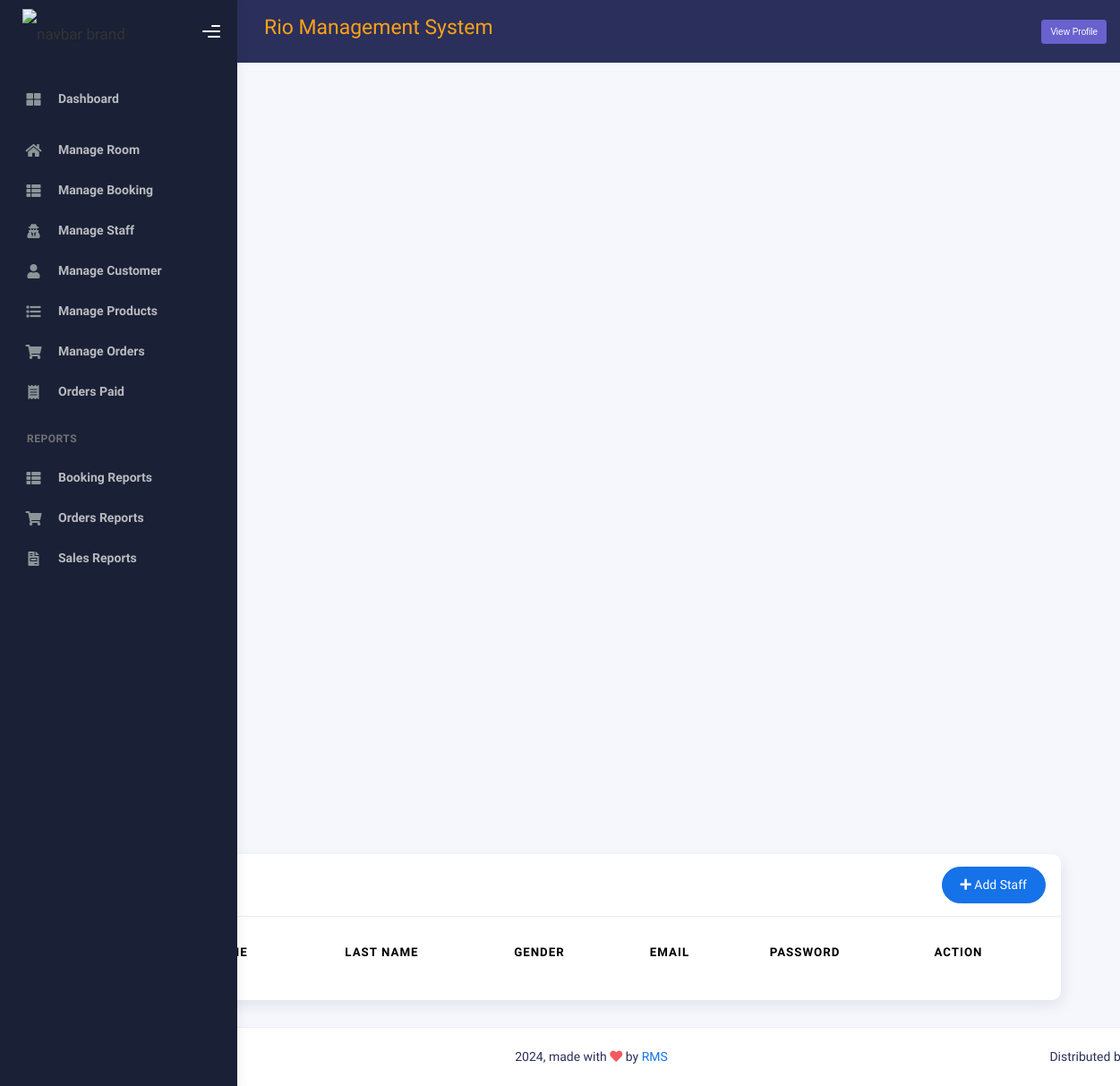
Before: /admin/staff.php with the older database file.
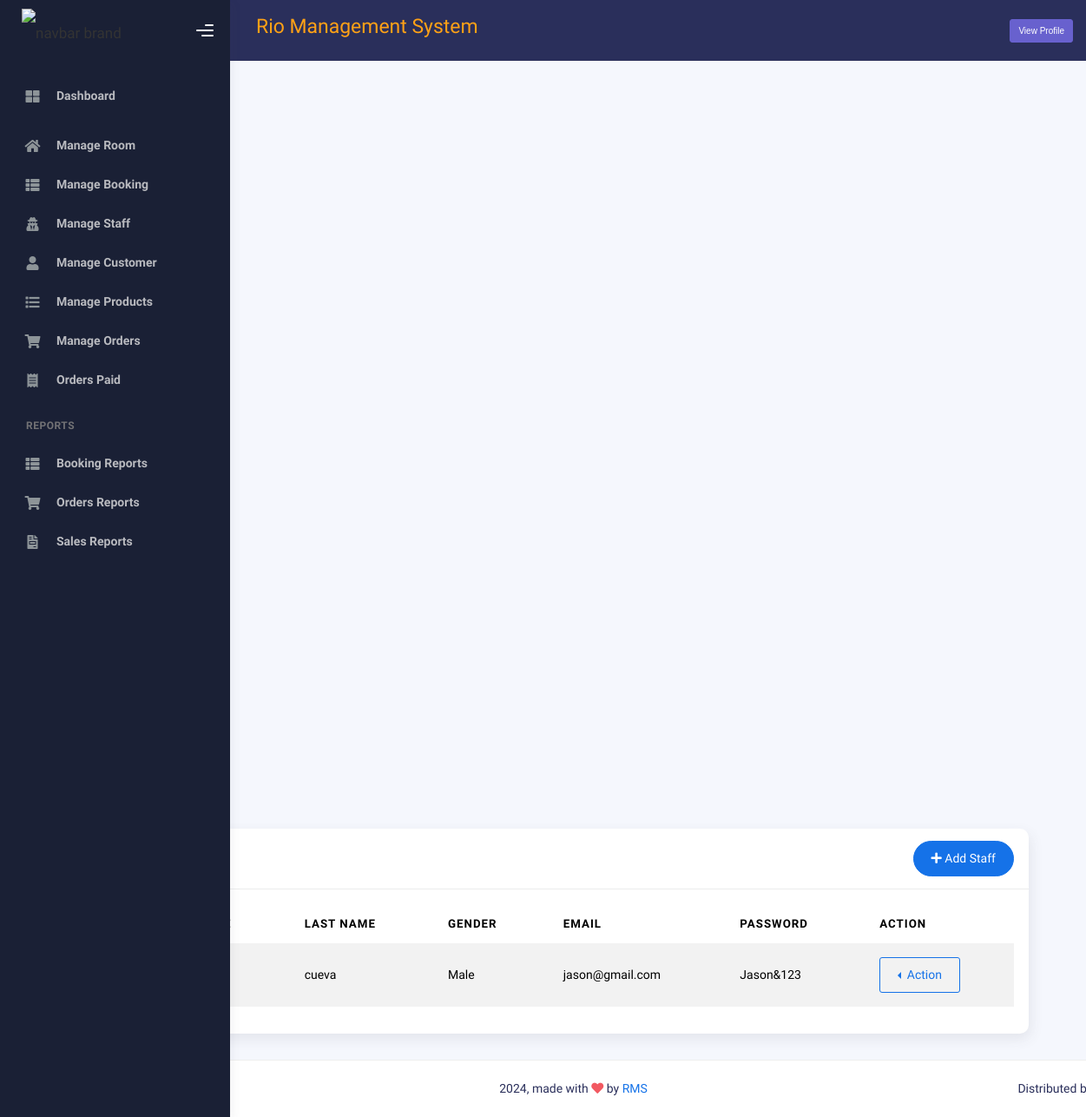
After: the same page with the newer database file.
### tables this page shows
CREATE TABLE `rpos_staff` (
  `id` int(11) NOT NULL,
  `staff_name` varchar(255) NOT NULL,
  `staff_last_name` varchar(255) NOT NULL,
  `staff_email` varchar(100) NOT NULL,
  `staff_password` varchar(255) NOT NULL,
  `staff_gender` enum('Male','Female') NOT NULL,
  `date_created` timestamp NOT NULL DEFAULT current_timestamp()
);

### admin/staff.php (the view, shortened to what this page needs)
<?php
include("config/connect.php");
?>
<!DOCTYPE html>
<html lang="en">
<head>
    <link rel="stylesheet" href="assets/css/bootstrap.min.css" />
    <link rel="stylesheet" href="assets/css/plugins.min.css" />
    <link rel="stylesheet" href="assets/css/kaiadmin.min.css" />
    <link rel="stylesheet" href="assets/css/demo.css" />
</head>
<body>
<div class="wrapper">
    <?php include("include/sidenavigation.php");?>
    <div class="main-panel">
        <?php include("include/header.php");?>
        <div class="container">
          <div class="page-inner">
            <div class="d-flex align-items-left align-items-md-center flex-column flex-md-row pt-2 pb-4">
              <div>
                <h3 class="fw-bold mb-3">Staff List</h3>
                <h6 class="op-7 mb-2">Information</h6>
              </div>
            </div>
          </div>
          <div class="row">
              <div class="col-md-12">
                <div class="card">
                  <div class="card-header">
                    <div class="d-flex align-items-center">
                      <h4 class="card-title mb-0">Manage Staff</h4>
                      <button onclick="location.href='add_staff.php'" class="btn btn-primary btn-round ms-auto">
                        <i class="fa fa-plus"></i>
                        Add Staff
                      </button>
                    </div>
                  </div>
                  <div class="card-body">
                    <div class="table-responsive">
                      <table
                        id="basic-datatables"
                        class="display table table-striped table-hover" style="width: 100%;">
                        <thead>
                          <tr>
                            <th>#</th>
                            <th>First Name</th>
                            <th>Last Name</th>
                            <th>Gender</th>
                            <th>Email</th>
                            <th>Password</th>
                            <th>Action</th>
                          </tr>
                        </thead>
                        <tbody>
                          <?php
                          $sql = "SELECT id, staff_name, staff_last_name, staff_gender, staff_email,  staff_password  FROM rpos_staff";
                          $result = $conn->query($sql);
                          $cnt = 1;
                          if ($result->num_rows > 0) {
                              while ($row = $result->fetch_assoc()) {
                          ?>
                              <tr>
                                  <td><?php echo $cnt; ?></td>
                                  <td><?php echo $row['staff_name']; ?></td>
                                  <td><?php echo $row['staff_last_name']; ?></td>
                                  <td><?php echo $row['staff_gender']; ?></td>
                                  <td><?php echo $row['staff_email']; ?></td>
                                  <td><?php echo htmlspecialchars($row['staff_password']); ?></td>
                                  <td>
                                      <div class="btn-group dropstart">
                                      <button
                                        type="button"
                                        class="btn btn-primary btn-border dropdown-toggle"
                                        data-bs-toggle="dropdown"
                                        aria-haspopup="true"
                                        aria-expanded="false"
                                      >
                                        Action
                                      </button>
                                    </div>
                                  </td>
                              </tr>
                          <?php
                              $cnt++;
                              }
                          }
                          ?>
                        </tbody>
                    </table>
                    </div>
                  </div>
                </div>
              </div>
          </div>
          <?php include("include/footer.php");?>
    </div>
</body>
</html>

Changed rows visible on the page:
added rpos_staff: staff_last_name "cueva", staff_gender "Male", staff_email "jason@gmail.com", staff_password "Jason&123"
